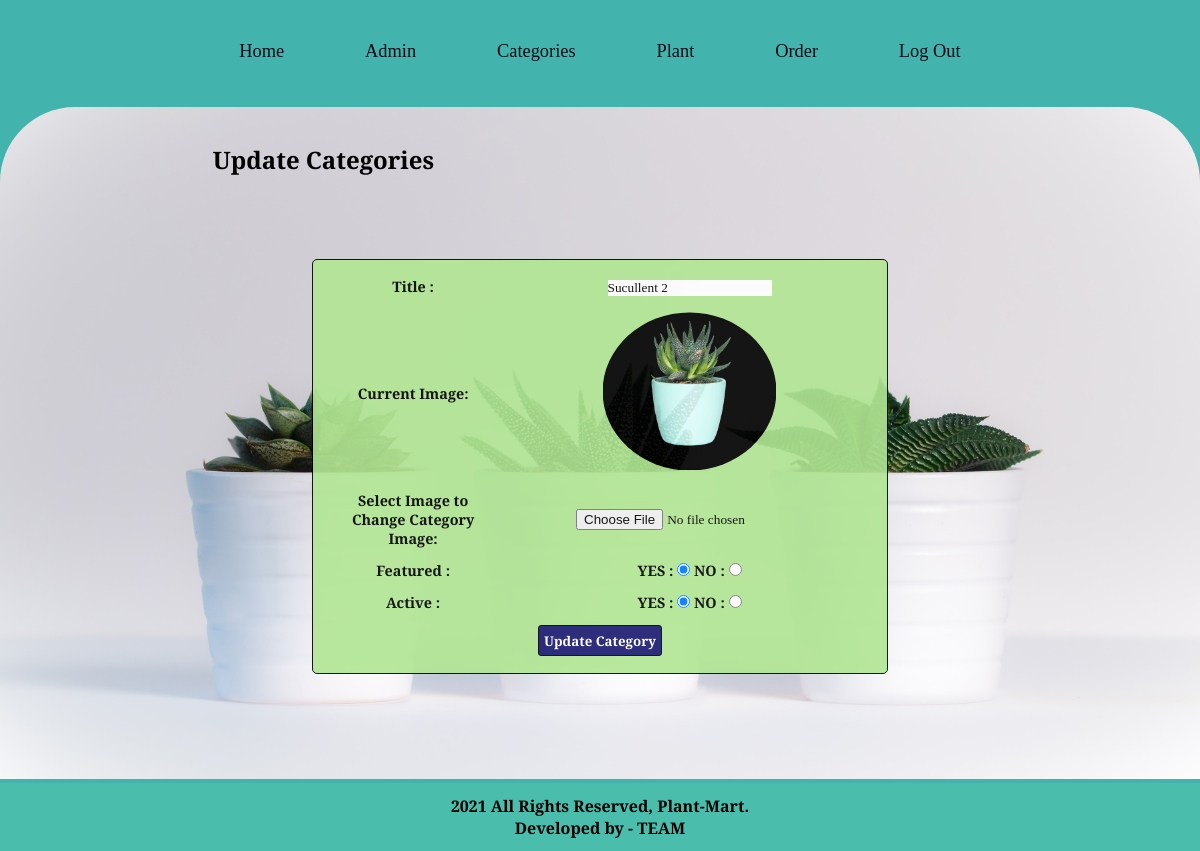
/admin/update-category.php?id=20 (signed in), run on the app's committed database.
### tables this page shows
CREATE TABLE `tb_category` (
  `id` int unsigned NOT NULL AUTO_INCREMENT,
  `title` varchar(45) DEFAULT NULL,
  `image_name` varchar(255) DEFAULT NULL,
  `featured` varchar(45) DEFAULT NULL,
  `active` varchar(45) DEFAULT NULL,
  PRIMARY KEY (`id`)
);

### admin/update-category.php (the view, shortened to what this page needs)
<?php
include('partials/header.php');
if(!isset($_GET['id']) and !isset($_POST['submit'])){
    $_SESSION['update'] = "<div class='failure'>Unauthorized access!!</div>";
    header('location:'.SITEURL.'admin/manage-categories.php');
    die();
}
else{
    $id = $_GET['id'];
    $sql = "SELECT * FROM tb_category WHERE id = $id";
    $res = mysqli_query($conn, $sql);
    if ($res) {
        $count = mysqli_num_rows($res);
        if ($count == 1) {
            $rows = mysqli_fetch_assoc($res);
            $title = $rows['title'];
            $current_image = $rows['image_name'];
            $featured = $rows['featured'];
            $active = $rows['active'];
        } else {
            $_SESSION['update'] = '<div class="failure">Category not found in Database!!!</div>';
            header('location:' . SITEURL . 'admin/manage-categories.php');
        }
    } else {
        $_SESSION['update'] = '<div class="failure">Category not found in Database!!!</div>';
        header('location:' . SITEURL . 'admin/manage-categories.php');
    }
}
?>
<div class="main-content  mc-bg wrapper">
    <div class="box-container">
        <h2>Update Categories</h2>
        <br>
        <br>
        <br>
        <form action="" enctype="multipart/form-data" method="post">
            <table class="text-center">
                <tr>
                    <td>Title : </td>
                    <td>
                        <input type="text" name="title" placeholder="Enter Food Title " value="<?php echo $title; ?>">
                    </td>
                </tr>
                <tr>
                    <td>Current Image: </td>
                    <td>
                        <img id="current-image" src="../images/category/<?php echo $current_image; ?>" alt="<?php echo $current_image; ?>">
                    </td>
                </tr>
                <tr>
                    <td>Select Image to Change Category Image: </td>
                    <td>
                        <input type="file" name="image">
                    </td>
                </tr>
                <tr>
                    <td>Featured : </td>
                    <td>
                        <label for="featured">YES : </label><input <?php if ($featured == "YES") {
                                                                        echo "checked";
                                                                    } ?> type="radio" name="featured" value="YES">
                        <label for="featured">NO : </label><input <?php if ($featured == "NO") {
                                                                        echo "checked";
                                                                    } ?> type="radio" name="featured" value="NO">
                    </td>
                </tr>
                <tr>
                    <td>Active : </td>
                    <td>
                        <label for="active">YES : </label><input <?php if ($active == "YES") {
                                                                        echo "checked";
                                                                    } ?> type="radio" name="active" value="YES">
                        <label for="active">NO : </label><input <?php if ($active == "NO") {
                                                                    echo "checked";
                                                                } ?> type="radio" name="active" value="NO">
                    </td>
                </tr>
                <tr>
                    <td colspan="2">
                        <input type="submit" name="submit" value="Update Category" class="btn-secondary">
                    </td>
                </tr>
            </table>
        </form>
    </div>
</div>
<?php
include('partials/footer.php');
?>

### css/admin.css (style rules this page uses)
* { font-family: "Playfair Display"; margin: 0; padding: 0; box-sizing: border-box; outline: none; border: none; text-decoration: none; transition: 0.2s linear; flex-wrap: wrap; }
html { overflow-x: hidden; scroll-padding-top: 9rem; scroll-behavior: smooth; }
body { background-color: #43b3ae; }
.wrapper { padding: 1%; width: 100%; }
.text-center { text-align: center; }
.main-content { margin: 0.35% 0; padding: 3% 0; min-height: 84vh; border-radius: 75px 75px 0 0; background-image: url('../images/small-plants-in-white-pots-im-1920x1080.jpg'); background-position: center; background-size: cover; }
.main-content h2, h1, h3 { text-transform: capitalize; padding-left: 5.8rem; }
.main-content .box-container { width: 80%; margin: 0 auto; }
.main-content table { background-color: #ccc; opacity: 0.9; width: 80%; font-size: 90%; margin: 0 auto; border: 1px solid black; border-radius: 5px; font-weight: 600; }
.main-content table tr td { padding: 1%; }
.main-content table tr td img { padding: 1%; border-radius: 50%; }
#current-image { width: 50%; height: 50%; border-radius: 50%; }
.btn-secondary { background-color: #191970; padding: 1%; color: white; text-decoration: none; font-weight: bold; border: 0.001px solid black; border-radius: 3px; }
.main-content form table { width: 60%; margin: 0 auto; margin-top: 3%; border: 1px solid black; background-color: #b1e693; padding: 1%; }

### data on the page
tb_category: title "Sucullent 2", image_name (picture), featured "☑", active "☑"
